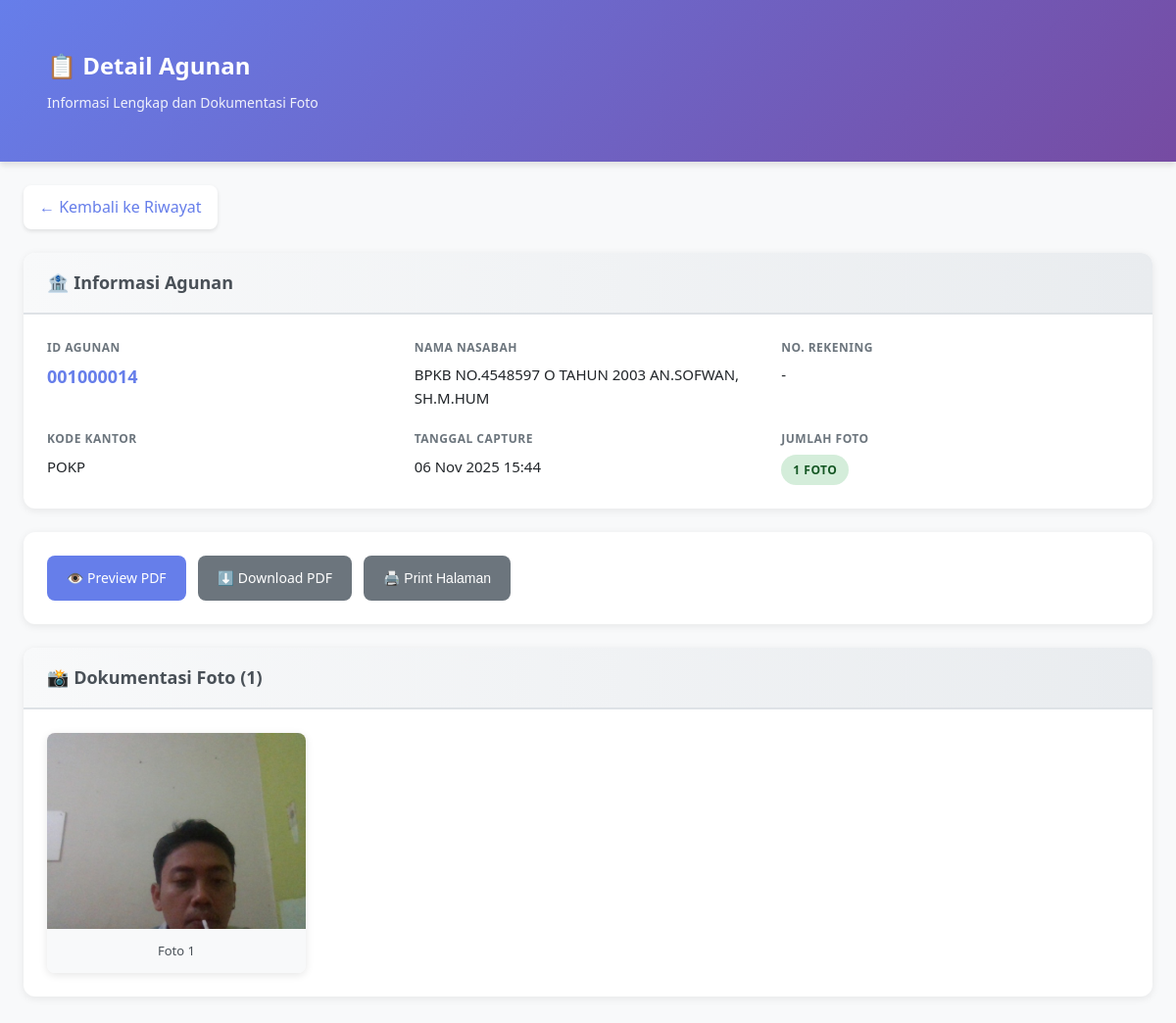
Page /ui/agunan_detail.php?id=16 (signed in) on the committed database.
### tables this page shows
CREATE TABLE `agunan_data`  (
  `id` int(11) NOT NULL AUTO_INCREMENT,
  `id_agunan` varchar(50) NOT NULL,
  `agunan_id_ibs` varchar(20) NULL DEFAULT NULL COMMENT 'ID Agunan dari Core Banking IBS',
  `kode_jenis_agunan` char(3) NULL DEFAULT NULL COMMENT 'Kode jenis agunan dari IBS (5=SHM, 6=SHGB, dll)',
  `cif` varchar(20) NULL DEFAULT NULL COMMENT 'CIF Nasabah dari IBS',
  `nama_nasabah_ibs` varchar(200) NULL DEFAULT NULL COMMENT 'Nama Nasabah dari tabel nasabah IBS',
  `alamat_nasabah_ibs` text NULL COMMENT 'Alamat Nasabah dari IBS',
  `deskripsi_ringkas` varchar(254) NULL DEFAULT NULL COMMENT 'Deskripsi agunan dari IBS',
  `tanah_no_shm` varchar(100) NULL DEFAULT NULL COMMENT 'Nomor Sertifikat Hak Milik',
  `tanah_no_shgb` varchar(100) NULL DEFAULT NULL COMMENT 'Nomor Sertifikat Hak Guna Bangunan',
  `tanah_tgl_sertifikat` date NULL DEFAULT NULL COMMENT 'Tanggal Sertifikat',
  `tanah_luas` decimal(18, 2) NULL DEFAULT NULL COMMENT 'Luas Tanah (m2)',
  `tanah_nama_pemilik` varchar(200) NULL DEFAULT NULL COMMENT 'Nama Pemilik Tanah',
  `tanah_lokasi` text NULL COMMENT 'Lokasi: Desa, Kecamatan, Kabupaten',
  `kend_jenis` varchar(80) NULL DEFAULT NULL COMMENT 'Jenis Kendaraan',
  `kend_merk` varchar(80) NULL DEFAULT NULL COMMENT 'Merk Kendaraan',
  `kend_tahun` char(4) NULL DEFAULT NULL COMMENT 'Tahun Pembuatan',
  `kend_no_polisi` varchar(100) NULL DEFAULT NULL COMMENT 'Nomor Polisi Kendaraan',
  `verified_from_ibs` tinyint(1) NULL DEFAULT 0 COMMENT '0=manual, 1=verified dari IBS',
  `verified_at` datetime NULL DEFAULT NULL COMMENT 'Waktu verifikasi ke IBS',
  `verified_by` varchar(50) NULL DEFAULT NULL COMMENT 'Username yang melakukan verifikasi',
  `photo_taken_by` varchar(50) NULL DEFAULT NULL COMMENT 'Username fotografer',
  `photo_taken_at` datetime NULL DEFAULT NULL COMMENT 'Waktu mulai foto',
  `photo_device` varchar(200) NULL DEFAULT NULL COMMENT 'Device info (user agent)',
  `nama_nasabah` varchar(100) NOT NULL,
  `no_rek` varchar(50) NOT NULL,
  `user_id` int(11) NOT NULL,
  `created_by` varchar(50) NOT NULL,
  `nama_kc` varchar(100) NOT NULL,
  `kode_kantor` varchar(20) NOT NULL DEFAULT 'POKP',
  `pdf_filename` varchar(255) NOT NULL,
  `pdf_path` varchar(500) NOT NULL,
  `total_foto` int(11) NULL DEFAULT 0,
  `created_at` timestamp NULL DEFAULT CURRENT_TIMESTAMP,
  `updated_at` timestamp NULL DEFAULT CURRENT_TIMESTAMP ON UPDATE CURRENT_TIMESTAMP,
  PRIMARY KEY (`id`) USING BTREE,
  INDEX `user_id`(`user_id`) USING BTREE,
  INDEX `idx_id_agunan`(`id_agunan`) USING BTREE,
  INDEX `idx_nama_nasabah`(`nama_nasabah`) USING BTREE,
  INDEX `idx_no_rek`(`no_rek`) USING BTREE,
  INDEX `idx_created_at`(`created_at`) USING BTREE,
  INDEX `idx_agunan_id_ibs`(`agunan_id_ibs`) USING BTREE,
  INDEX `idx_verified`(`verified_from_ibs`) USING BTREE,
  INDEX `idx_photo_taken_by`(`photo_taken_by`) USING BTREE,
  INDEX `idx_cif`(`cif`) USING BTREE
);

CREATE TABLE `agunan_foto`  (
  `id` int(11) NOT NULL AUTO_INCREMENT,
  `agunan_data_id` int(11) NOT NULL,
  `foto_filename` varchar(255) NOT NULL,
  `foto_path` varchar(500) NOT NULL,
  `keterangan` text NOT NULL,
  `file_size` int(11) NULL DEFAULT 0,
  `foto_order` int(11) NULL DEFAULT 1,
  `uploaded_by` varchar(50) NULL DEFAULT NULL COMMENT 'Username yang upload foto',
  `uploaded_at` datetime NULL DEFAULT CURRENT_TIMESTAMP COMMENT 'Waktu upload foto',
  `created_at` timestamp NULL DEFAULT CURRENT_TIMESTAMP,
  PRIMARY KEY (`id`) USING BTREE,
  INDEX `idx_agunan_data_id`(`agunan_data_id`) USING BTREE,
  INDEX `idx_foto_order`(`foto_order`) USING BTREE,
  INDEX `idx_uploaded_by`(`uploaded_by`) USING BTREE
);

### ui/agunan_detail.php (the view, shortened to what this page needs)
<?php
require_once __DIR__ . '/../config.php';
$id = isset($_GET['id']) ? (int)$_GET['id'] : 0;
$kode_kantor = $_SESSION['kode_kantor'] ?? '000';
if ($kode_kantor === '000') {
    $sql = "SELECT * FROM agunan_data WHERE id = ?";
    $stmt = $conn->prepare($sql);
    $stmt->bind_param('i', $id);
} else {
    $sql = "SELECT * FROM agunan_data WHERE id = ? AND kode_kantor = ?";
    $stmt = $conn->prepare($sql);
    $stmt->bind_param('is', $id, $kode_kantor);
}
$stmt->execute();
$result = $stmt->get_result();
$data = $result->fetch_assoc();
$stmt = $conn->prepare('SELECT * FROM agunan_foto WHERE agunan_data_id = ? ORDER BY foto_order ASC, id ASC');
$stmt->bind_param('i', $id);
$stmt->execute();
$photos = $stmt->get_result()->fetch_all(MYSQLI_ASSOC);
?>
<!DOCTYPE html>
<html lang="id">
<head>
</head>
<body>
    <div class="header">
        <div class="container">
            <h1>📋 Detail Agunan</h1>
            <div class="subtitle">Informasi Lengkap dan Dokumentasi Foto</div>
        </div>
    </div>
    <div class="container">
        <a href="history.php" class="back-btn">
            ← Kembali ke Riwayat
        </a>
        <div class="card">
            <div class="card-header">
                <h2>🏦 Informasi Agunan</h2>
            </div>
            <div class="card-body">
                <div class="info-grid">
                    <div class="info-item">
                        <div class="info-label">ID Agunan</div>
                        <div class="info-value highlight"><?= htmlspecialchars($data['id_agunan']) ?></div>
                    </div>
                    <div class="info-item">
                        <div class="info-label">Nama Nasabah</div>
                        <div class="info-value"><?= htmlspecialchars($data['nama_nasabah']) ?></div>
                    </div>
                    <div class="info-item">
                        <div class="info-label">No. Rekening</div>
                        <div class="info-value"><?= htmlspecialchars($data['no_rek']) ?></div>
                    </div>
                    <div class="info-item">
                        <div class="info-label">Kode Kantor</div>
                        <div class="info-value"><?= htmlspecialchars($data['kode_kantor']) ?></div>
                    </div>
                    <div class="info-item">
                        <div class="info-label">Tanggal Capture</div>
                        <div class="info-value"><?= date('d M Y H:i', strtotime($data['created_at'])) ?></div>
                    </div>
                    <div class="info-item">
                        <div class="info-label">Jumlah Foto</div>
                        <div class="info-value">
                            <span class="badge badge-success"><?= count($photos) ?> Foto</span>
                        </div>
                    </div>
                </div>
            </div>
        </div>
        <div class="card">
            <div class="card-body">
                <div class="actions">
                    <?php if (!empty($data['pdf_path'])): ?>
                    <a href="../<?= htmlspecialchars($data['pdf_path']) ?>" target="_blank" class="btn btn-primary">
                        👁️ Preview PDF
                    </a>
                    <a href="../<?= htmlspecialchars($data['pdf_path']) ?>" download class="btn btn-secondary">
                        ⬇️ Download PDF
                    </a>
                    <?php endif; ?>
                    <button onclick="window.print()" class="btn btn-secondary">
                        🖨️ Print Halaman
                    </button>
                </div>
            </div>
        </div>
        <div class="card">
            <div class="card-header">
                <h2>📸 Dokumentasi Foto (<?= count($photos) ?>)</h2>
            </div>
            <div class="card-body">
                <?php if (empty($photos)): ?>
                    <div class="empty">
                        <p>Tidak ada foto</p>
                    </div>
                <?php else: ?>
                    <div class="photo-grid">
                        <?php foreach ($photos as $idx => $photo): ?>
                            <div class="photo-item">
                                <img src="../<?= htmlspecialchars($photo['foto_path']) ?>"
                                     alt="Foto <?= $idx + 1 ?>"
                                     loading="lazy">
                                <div class="photo-caption">
                                    Foto <?= $idx + 1 ?>
                                </div>
                            </div>
                        <?php endforeach; ?>
                    </div>
                <?php endif; ?>
            </div>
        </div>
    </div>
</body>
</html>

### ui/agunan_detail.php (style rules this page uses)
* { box-sizing: border-box; margin: 0; padding: 0; }
body { font-family: 'Segoe UI', Tahoma, Geneva, Verdana, sans-serif; background: #f8f9fa; color: #212529; line-height: 1.6; }
.header { background: linear-gradient(135deg, #667eea 0%, #764ba2 100%); color: white; padding: 24px; box-shadow: 0 4px 6px rgba(0,0,0,0.1); }
.header h1 { font-size: 24px; font-weight: 600; margin-bottom: 8px; }
.header .subtitle { opacity: 0.9; font-size: 14px; }
.container { max-width: 1200px; margin: 0 auto; padding: 24px; }
.back-btn { display: inline-flex; align-items: center; gap: 8px; padding: 10px 16px; background: white; color: #667eea; text-decoration: none; border-radius: 8px; font-weight: 500; margin-bottom: 24px; box-shadow: 0 2px 4px rgba(0,0,0,0.1); transition: all 0.2s; }
.card { background: white; border-radius: 12px; box-shadow: 0 2px 8px rgba(0,0,0,0.08); margin-bottom: 24px; overflow: hidden; }
.card-header { background: linear-gradient(to right, #f8f9fa, #e9ecef); padding: 16px 24px; border-bottom: 2px solid #dee2e6; }
.card-header h2 { font-size: 18px; font-weight: 600; color: #495057; display: flex; align-items: center; gap: 8px; }
.card-body { padding: 24px; }
.info-grid { display: grid; grid-template-columns: repeat(auto-fit, minmax(280px, 1fr)); gap: 20px; }
.info-item { display: flex; flex-direction: column; }
.info-label { font-size: 12px; font-weight: 600; color: #6c757d; text-transform: uppercase; letter-spacing: 0.5px; margin-bottom: 6px; }
.info-value { font-size: 15px; color: #212529; font-weight: 500; }
.info-value.highlight { color: #667eea; font-size: 18px; font-weight: 600; }
.photo-grid { display: grid; grid-template-columns: repeat(auto-fill, minmax(250px, 1fr)); gap: 16px; }
.photo-item { border-radius: 8px; overflow: hidden; box-shadow: 0 2px 8px rgba(0,0,0,0.1); transition: transform 0.2s, box-shadow 0.2s; }
.photo-item img { width: 100%; height: 200px; object-fit: cover; display: block; }
.photo-caption { padding: 12px; background: #f8f9fa; font-size: 13px; color: #495057; text-align: center; font-weight: 500; }
.badge { display: inline-block; padding: 6px 12px; border-radius: 20px; font-size: 12px; font-weight: 600; text-transform: uppercase; letter-spacing: 0.5px; }
.badge-success { background: #d4edda; color: #155724; }
.actions { display: flex; gap: 12px; flex-wrap: wrap; }
.btn { display: inline-flex; align-items: center; gap: 8px; padding: 12px 20px; border-radius: 8px; text-decoration: none; font-weight: 500; transition: all 0.2s; border: none; cursor: pointer; font-size: 14px; }
.btn-primary { background: #667eea; color: white; }
.btn-secondary { background: #6c757d; color: white; }

### rows in the picture
agunan_data: id_agunan "001000014", nama_nasabah "BPKB NO.4548597 O TAHUN 2003 AN.SOFWAN, SH.M.HUM", no_rek "-", kode_kantor "POKP", created_at "06 Nov 2025 15:44"
agunan_foto: foto_path (picture)

### other values in the picture
count($photos) "1"
